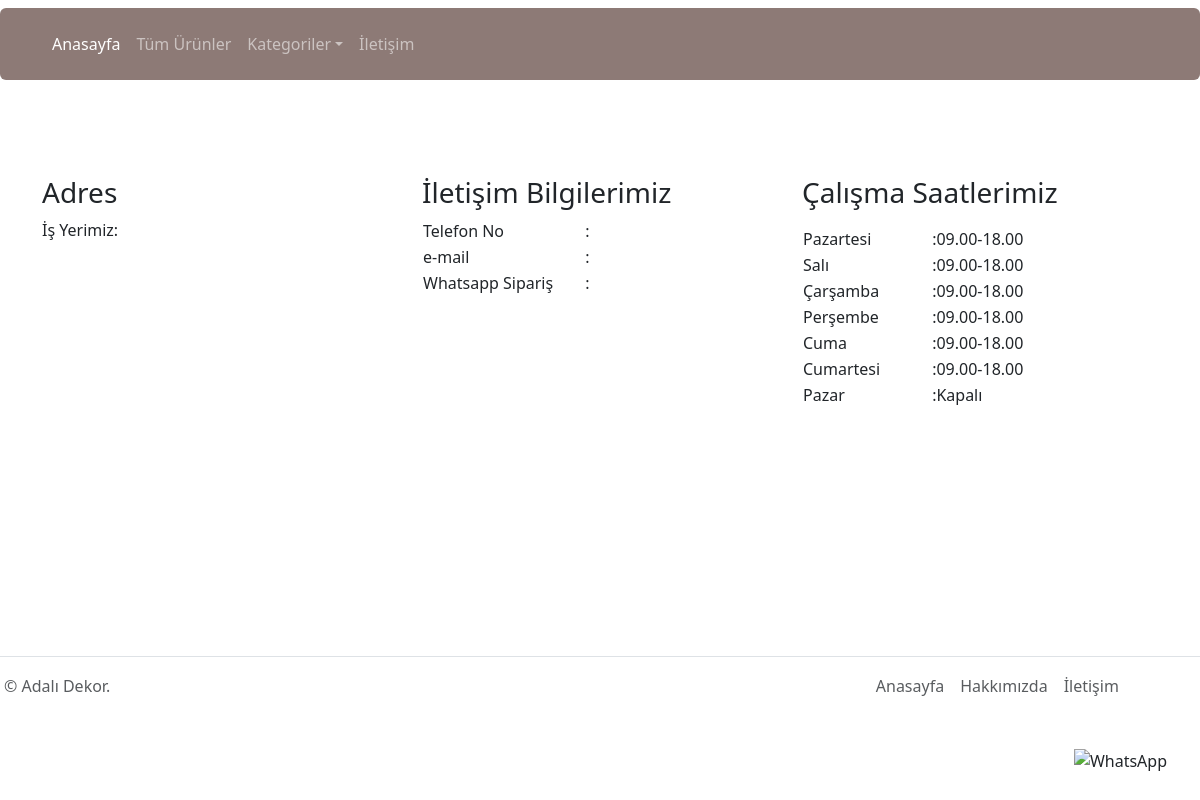
Before: /contact_us/ with the older database file.
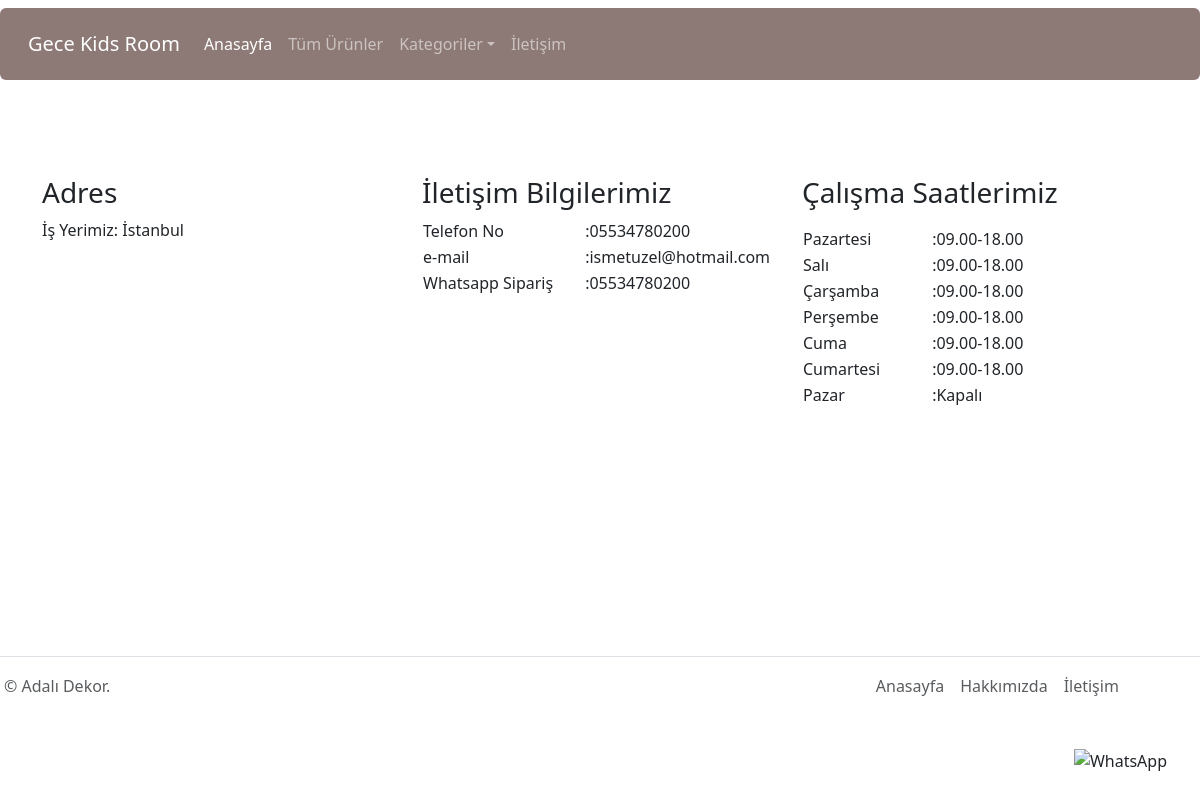
After: the same page with the newer database file.
### page_app/models.py (models this page shows, shortened)
class ContactInfo(models.Model):
    title = models.CharField(max_length=255)
    about_us = models.TextField()
    adress = models.TextField()
    contact_number = models.CharField(max_length=15)
    contact_email = models.EmailField()
    iban=models.CharField(max_length=20,blank=True, null=True)

### page_app/views.py (the view)
# urls.py: path('contact_us/',contact_us, name='contact_us'),
def contact_us(request):
    product_objects = Products.objects.all()
    category_objects = Category.objects.all()
    slideritem_objects = SliderItem.objects.all()
    contact_objects = ContactInfo.objects.all()
    context=dict(
        category_objects = category_objects,
        slideritem_objects = slideritem_objects,
        product_objects = product_objects,
        contact_objects=contact_objects,
    )
    return render(request,'page/contact_us.html', context)

### page_app/templates/page/contact_us.html (shortened to what this page needs)
{% extends 'core/base.html'  %}
{% block content %}
<div class="container mt-5">
  <div class="row mt-5 justify-content-center">
    <div class="col-sm-4 mt-5 ">
      <h3>Adres</h3>
      <p>
        İş Yerimiz: {{ contact_objects.0.adress}}
      </p>
    </div>
    <div class="col-sm-4 mt-5">
      <h3>İletişim Bilgilerimiz</h3>
      <table>
        <tr>
          <td>Telefon No</td>
          <td style="width: 30px;"></td>
          <td>:{{ contact_objects.0.contact_number}} </td>
        </tr>
        <tr>
          <td>e-mail</td>
          <td style="width: 30px;"></td>
          <td>:{{ contact_objects.0.contact_email}} </td>
        </tr>
        <tr>
          <td>Whatsapp Sipariş</td>
          <td style="width: 30px;"></td>
          <td>:{{ contact_objects.0.contact_number}} </td>
        </tr>
      </table>
    </div>
    <div class="col-sm-4 mt-5">
      <h3>Çalışma Saatlerimiz</h3>
      <p>
        <table>
          <tr>
            <td>Pazartesi</td>
            <td style="width: 50px;"></td>
            <td>:09.00-18.00</td>
          </tr>
          <tr>
            <td>Salı</td>
            <td style="width: 50px;"></td>
            <td>:09.00-18.00</td>
          </tr>
          <tr>
            <td>Çarşamba</td>
            <td style="width: 50px;"></td>
            <td>:09.00-18.00</td>
          </tr>
          <tr>
            <td>Perşembe</td>
            <td style="width: 50px;"></td>
            <td>:09.00-18.00</td>
          </tr>
          <tr>
            <td>Cuma</td>
            <td style="width: 50px;"></td>
            <td>:09.00-18.00</td>
          </tr>
          <tr>
            <td>Cumartesi</td>
            <td style="width: 50px;"></td>
            <td>:09.00-18.00</td>
          </tr>
          <tr>
            <td>Pazar</td>
            <td style="width: 50px;"></td>
            <td>:Kapalı</td>
          </tr>
          <tr>
            <td><br></td>
          </tr>
          <tr>
            <td><br></td>
          </tr>
          <tr>
            <td><br></td>
          </tr>
          <tr>
            <td><br></td>
          </tr>
          <tr>
            <td><br></td>
          </tr>
          <tr>
            <td><br></td>
          </tr>
          <tr>
            <td><br></td>
          </tr>
          <tr>
            <td><br></td>
          </tr>
        </table>
      </p>
    </div>
  </div>
</div>
{% endblock %}

### templates/core/base.html (shortened to what this page needs)
{% load static %}
<!DOCTYPE html>
<html lang="tr-tr">
<head>
    <link rel="stylesheet" href="{% static 'css/style.css' %}">
    <link rel="stylesheet" href="{% static 'css/bootstrap.min.css' %}">
    <link href="https://cdnjs.cloudflare.com/ajax/libs/lightbox2/2.11.3/css/lightbox.min.css" rel="stylesheet">
</head>
<body >
    {% include 'core/navbar.html' %}
    {% block content %}
    {% endblock %}
    <a href="https://api.whatsapp.com/send?phone={{ contact_objects.0.contact_number }}" target="_blank" class="btn custom-whatsapp-button">
      <img src="{% static 'media/whatsappicon.png' %}" alt="WhatsApp" style="width: 60px; height: 60px;">
    </a>
    {% include 'core/footer.html' %}
</body>
</html>

### templates/core/navbar.html (shortened to what this page needs)
{% load static %}
<nav class="navbar navbar-expand-lg navbar-dark rounded p-3 mt-2 custom-navbar-bg">
    <div class="container-fluid">
        <a class="navbar-brand" href="/">{{ contact_objects.0.title }}</a>
        <div class="navbar-collapse collapse" id="navbarsExample09">
            <ul class="navbar-nav me-auto mb-2 mb-lg-0">
                <li class="nav-item">
                    <a class="nav-link active" aria-current="page" href="/">Anasayfa</a>
                </li>
                <li class="nav-item">
                    <a class="nav-link" href="{% url 'tum_urunler' %}">Tüm Ürünler</a>
                </li>
                <li class="nav-item dropdown">
                    <a class="nav-link dropdown-toggle" href="#" data-bs-toggle="dropdown" aria-expanded="false">Kategoriler</a>
                </li>
                <li class="nav-item">
                    <a class="nav-link" href="{% url 'contact_us' %}">İletişim</a>
                </li>
            </ul>
        </div>
    </div>
</nav>

### templates/core/footer.html
  <footer class="footer d-flex flex-wrap justify-content-between align-items-center p-1 my-4 border-top bottom" style="height: 60px;" >
    <p class="col-md-4 mb-0 text-body-secondary">© Adalı Dekor.</p>
    <a href="/" class="col-md-4 d-flex align-items-center justify-content-center mb-3 mb-md-0 me-md-auto link-body-emphasis text-decoration-none">
      <svg class="bi me-2" width="40" height="32"><use xlink:href="#bootstrap"></use></svg>
    </a>
    <ul class="nav col-md-4 justify-content-center">
      <li class="nav-item"><a href="/" class="nav-link px-2 text-body-secondary">Anasayfa</a></li>
      <li class="nav-item"><a href="{% url "about_us" %}" class="nav-link px-2 text-body-secondary">Hakkımızda</a></li>
      <li class="nav-item"><a href="{% url "contact_us" %}" class="nav-link px-2 text-body-secondary">İletişim</a></li>
    </ul>
  </footer>

### static_files/css/style.css (style rules this page uses)
.custom-navbar-bg { background-color: #8d7a76; }
body { background-color: #f9f4f0; }
.col-sm-4 { transition: transform 0.3s ease; }
.custom-whatsapp-button { position: fixed; bottom: 20px; right: 20px; z-index: 999; }
.custom-whatsapp-button img { width: 30px; height: 30px; }

### templates/core/base.html (style rules this page uses)
.custom-whatsapp-button { position: fixed; bottom: 20px; right: 20px; z-index: 999; }

Changed rows visible on the page:
added ContactInfo: title "Gece Kids Room", adress "İstanbul", contact_number "05534780200", contact_email "ismetuzel@hotmail.com"
